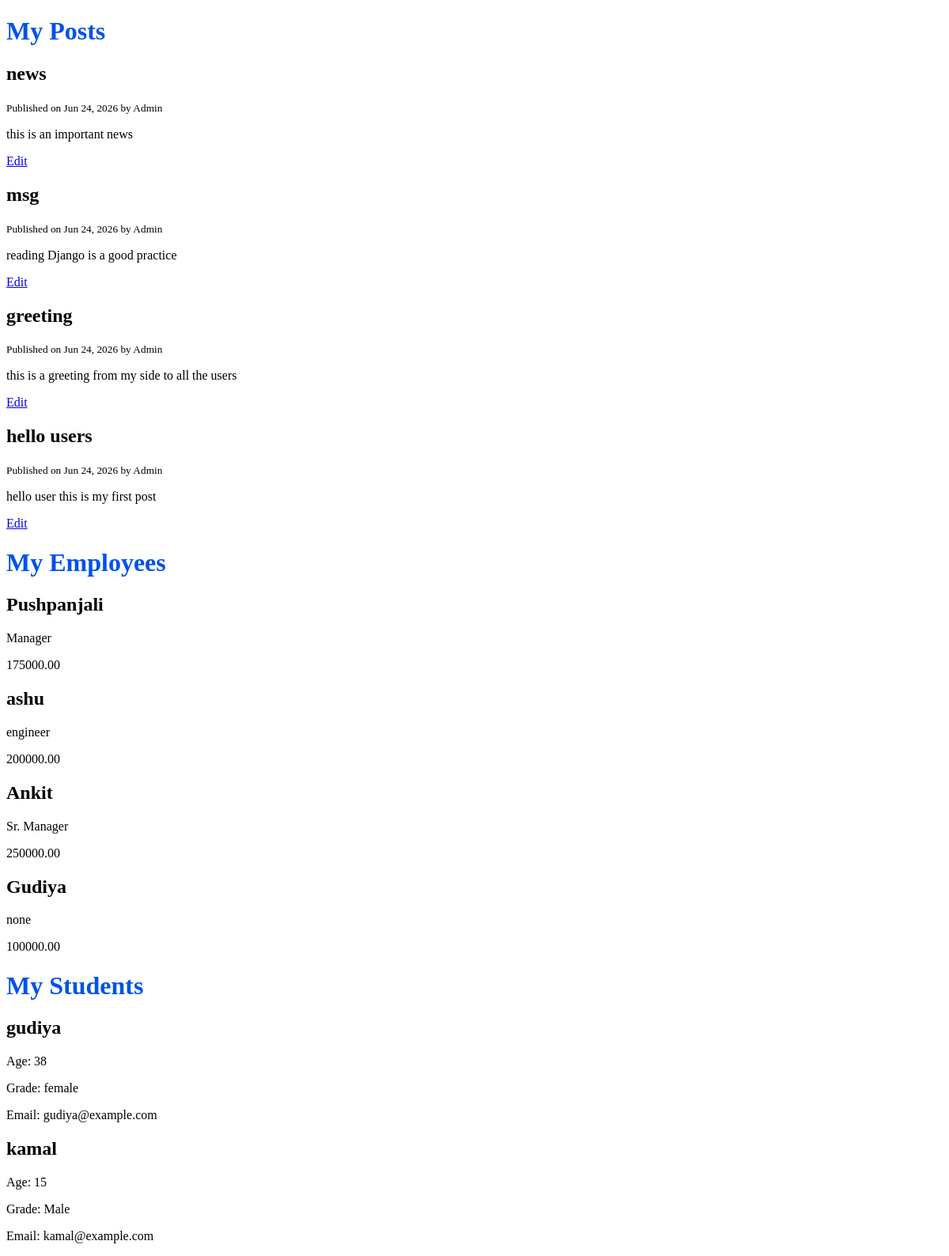
/blog/, run on an earlier commit of the app's database.
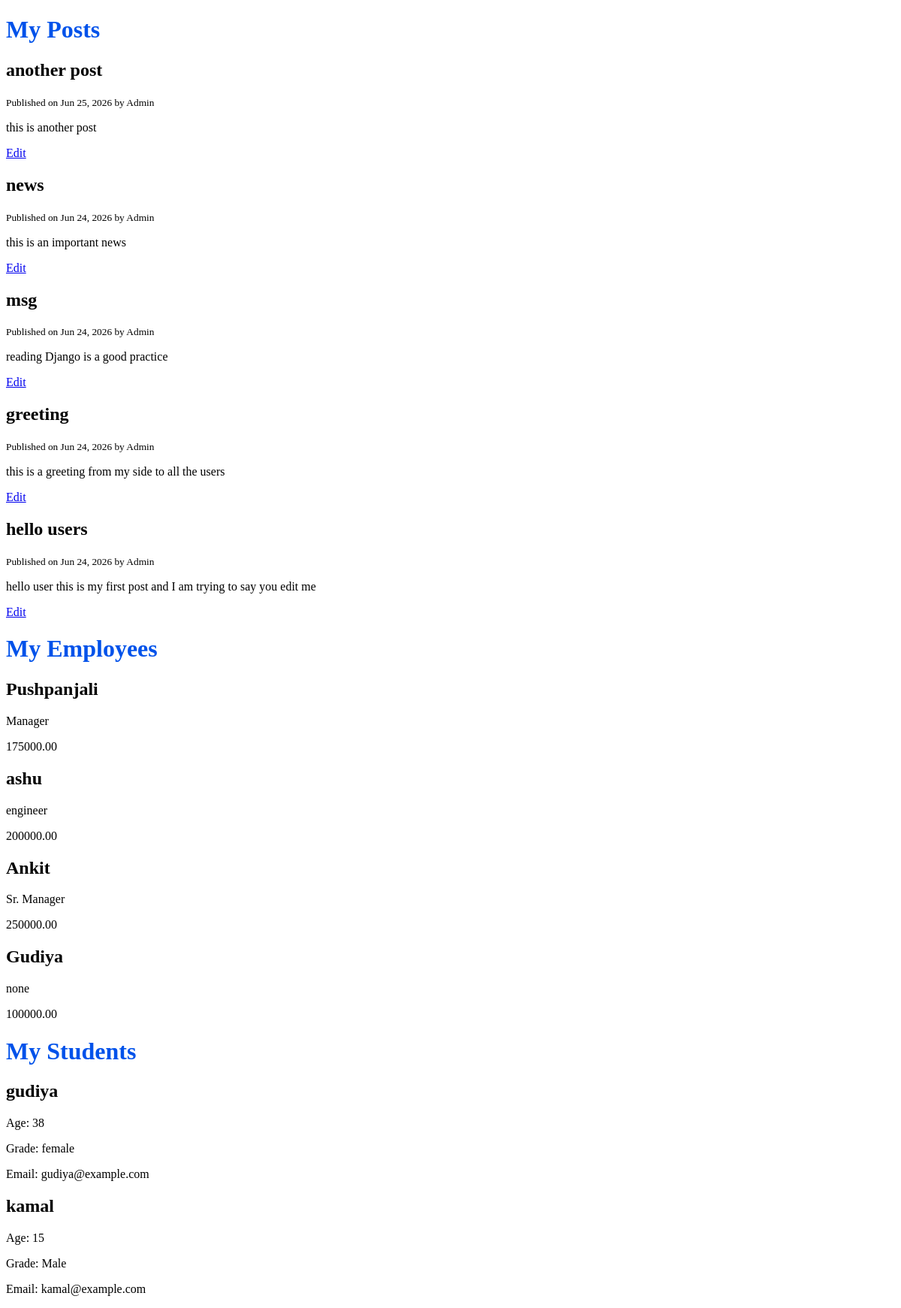
And on a later commit of the database.
### blog/models.py (models this page shows, shortened)
class Post(models.Model):
    title = models.CharField(max_length=120)
    content = models.TextField()
    published_at = models.DateTimeField(default=timezone.now)
    author = models.ForeignKey(User, on_delete=models.CASCADE)
    class Meta:
        ordering = ['-published_at']

class Employee(models.Model):
    name = models.CharField(max_length=100)
    position = models.CharField(max_length=100)
    hire_date = models.DateField()
    salary = models.DecimalField(max_digits=10, decimal_places=2)

class Student(models.Model):
    name = models.CharField(max_length=100)
    age = models.IntegerField()
    grade = models.CharField(max_length=10)
    email = models.EmailField()

### blog/views.py (the view)
# urls.py: path('', views.home, name='posts'),
def home(request):
    posts=Post.objects.all()
    employees=Employee.objects.all()
    students = Student.objects.all()  # Fetch all students from the database
    context = {'posts':posts,
        'employees':employees,
        'students':students,
        'title': 'Zen of Python'
    }
    return render(request, 'blog/home.html',context)

### blog/templates/blog/home.html
{% extends 'base.html' %}
{% block content %}
<h1>My Posts</h1>
	{% for post in posts %}
		<h2>{{ post.title }}</h2>
		<small>Published on {{ post.published_at | date:"M d, Y" }} by {{ post.author | title}}</small>
		<p>{{ post.content }}</p>
		<p><a href="{% url 'post-edit' post.id %}">Edit</a></p>
	{% endfor %}
	<h1>My Employees</h1>
	{% for employee in employees %}
		<h2>{{ employee.name }}</h2>
		<p>{{ employee.position }}</p>
		<p>{{ employee.salary }}</p>
	{% endfor %}
	<h1>My Students</h1>
	{% for student in students %}
		<h2>{{ student.name }}</h2>
		<p>Age: {{ student.age }}</p>
		<p>Grade: {{ student.grade }}</p>
		<p>Email: {{ student.email }}</p>
	{% endfor %}
{% endblock content %}

What changed in the data, as far as the page shows it:
added Post: title "another post", published_at "Jun 25, 2026", author "Admin", content "this is another post"
changed Post "hello users": content "hello user this is my first post" → "hello user this is my first post and I am trying to say you edit me"
